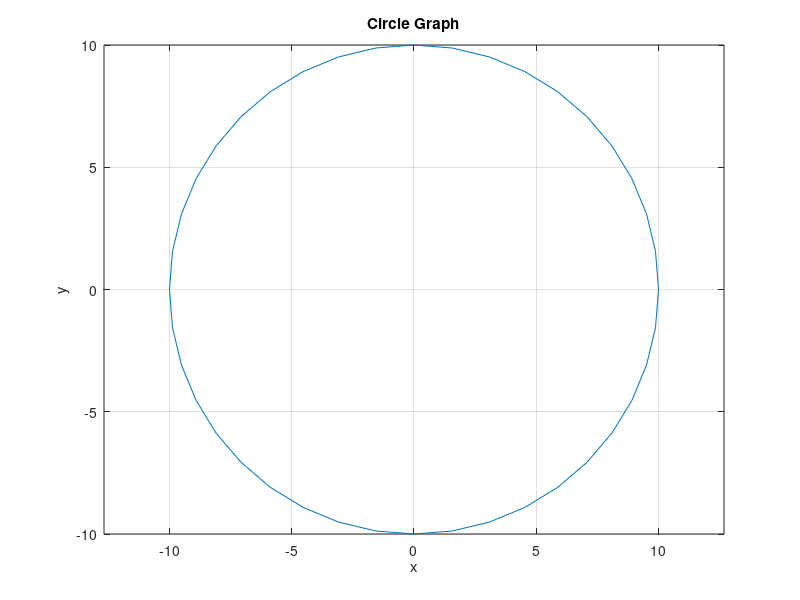

Reproduce this figure in MATLAB.
clc; clear;

r = 10;
theta = 0:pi/20:2*pi;
x = r*cos(theta);
y = r*sin(theta);

plot(x, y);
title('Circle Graph');
xlabel('x'); ylabel('y');
grid on
axis equal;